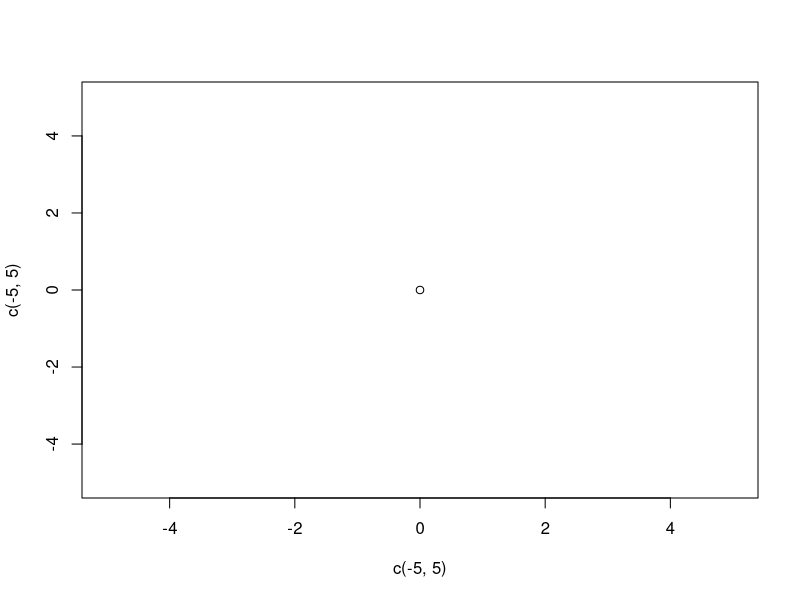
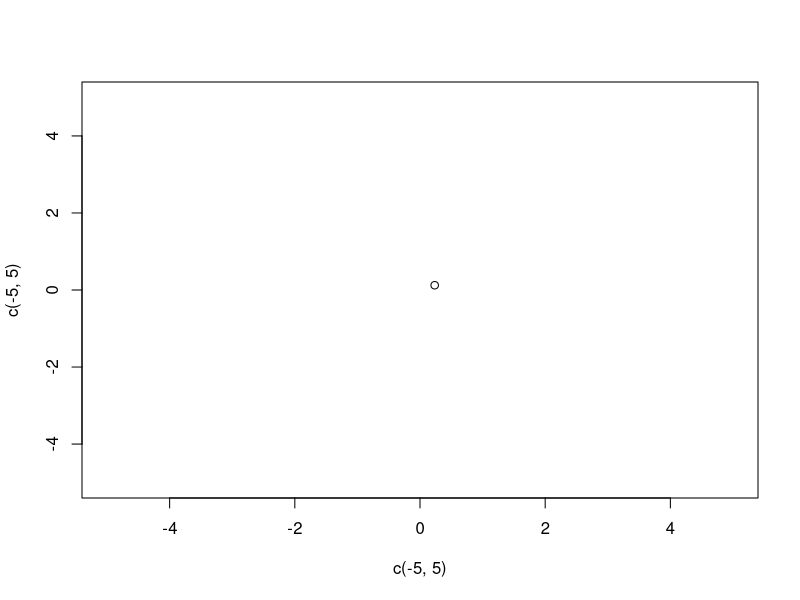
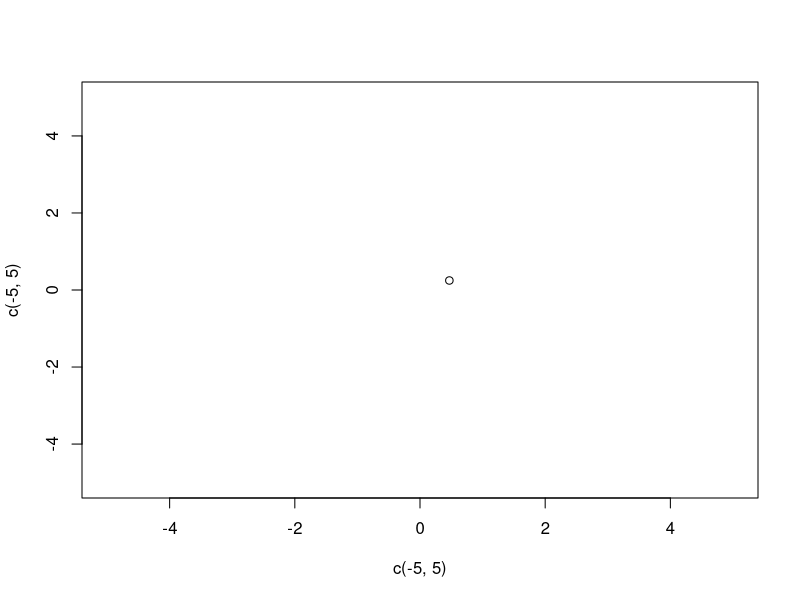
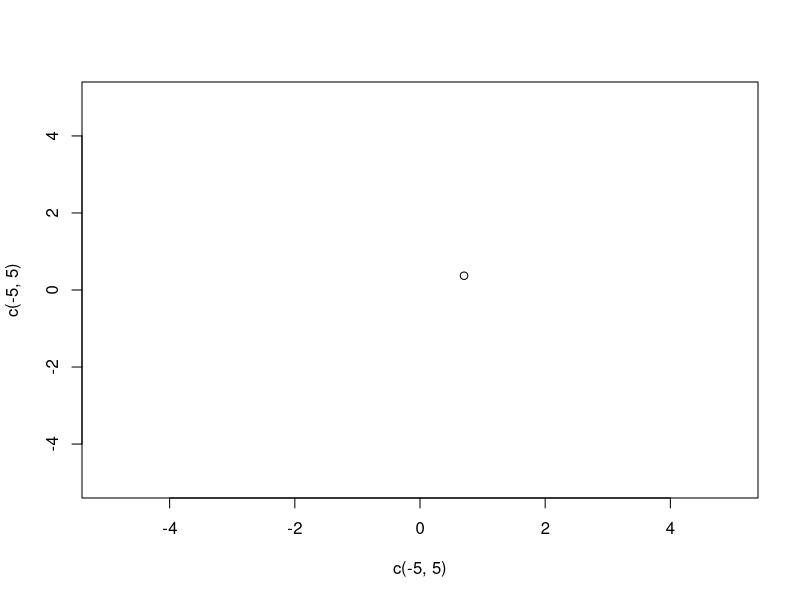
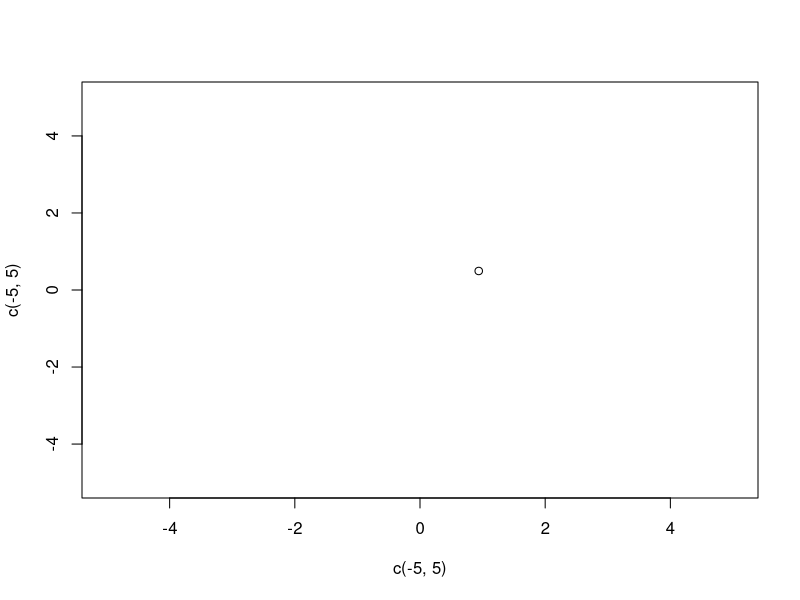
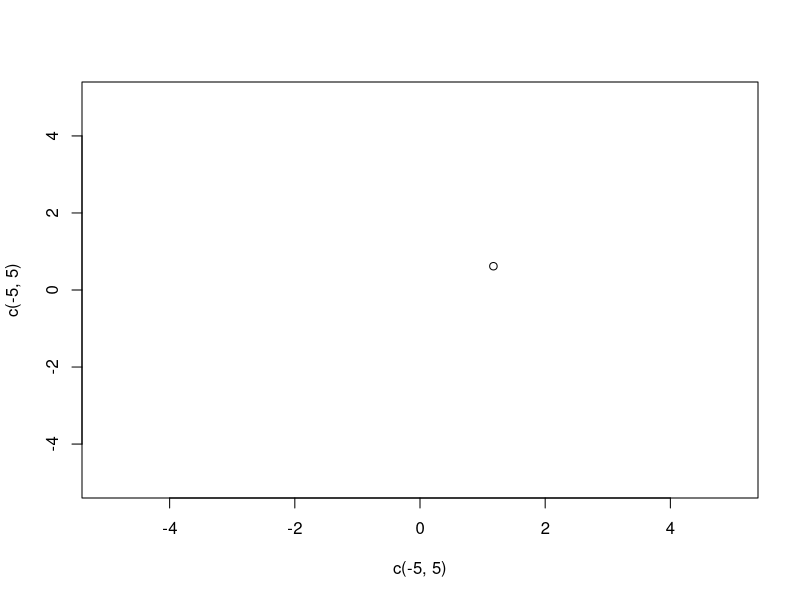
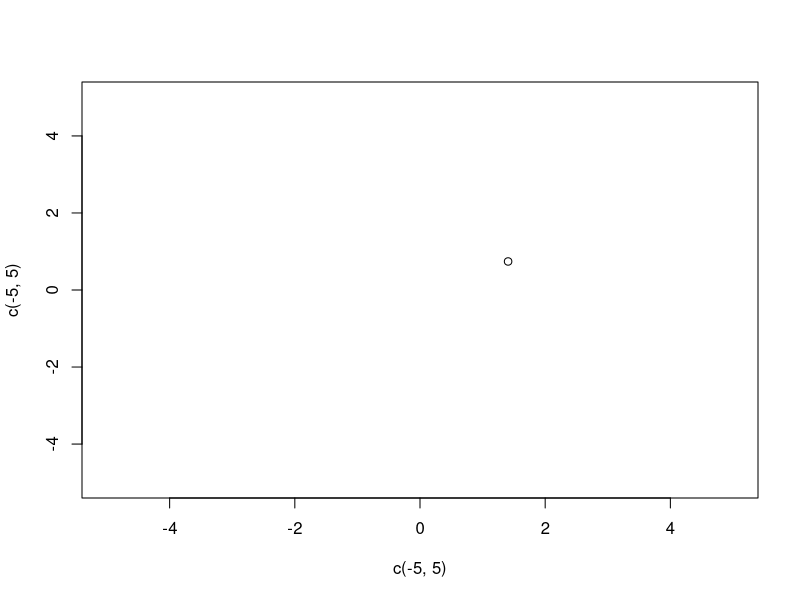
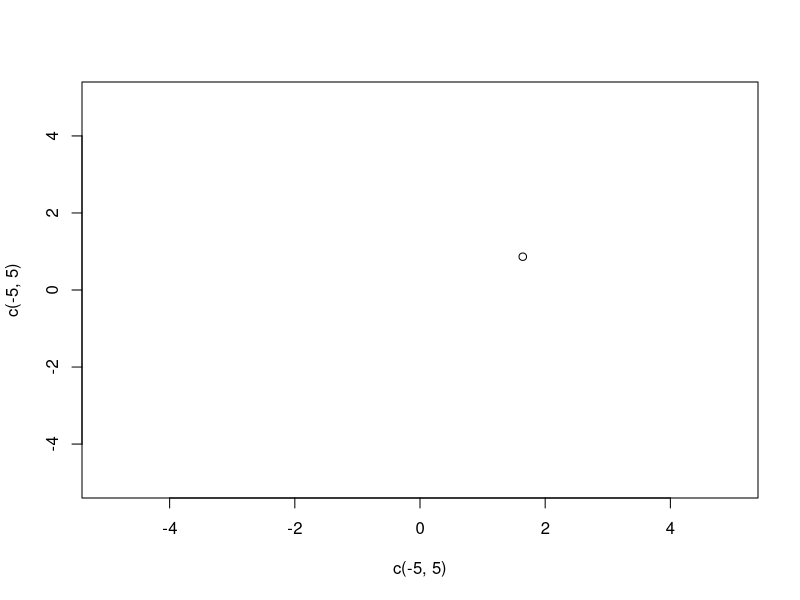

Reproduce these figures in R, in order. (Note: a time limit stopped this script after it produced the figures.)
update <- function(x,v){
  # TODO: Check the boundary collision, and update v.
  if(x[1] > 5 || x[1] < -5){
    v[1] = -v[1]
  }
  else if(x[2] > 5 || x[2] < -5){
    v[2] = -v[2]
  }
  x <- x + v #update x
  return(list(x,v))
}

x <- c(0,0) #the initial position of x
v <- c(.23456,.12345) #the initial velocity of x

while(T){
  #TODO: create a new plot and draw x's current location
  plot(c(-5,5), c(-5,5), type = "n")
  points(x[1], x[2])
  xv <- update(x,v) # update x and v
  # getting new x and v from the returned list.
  # list indexing uses double brackets [[]]
  x<- xv[[1]]
  v<- xv[[2]]
 
  # wait a bit to allow RStudio plot the picture.
  Sys.sleep(.1)
}
